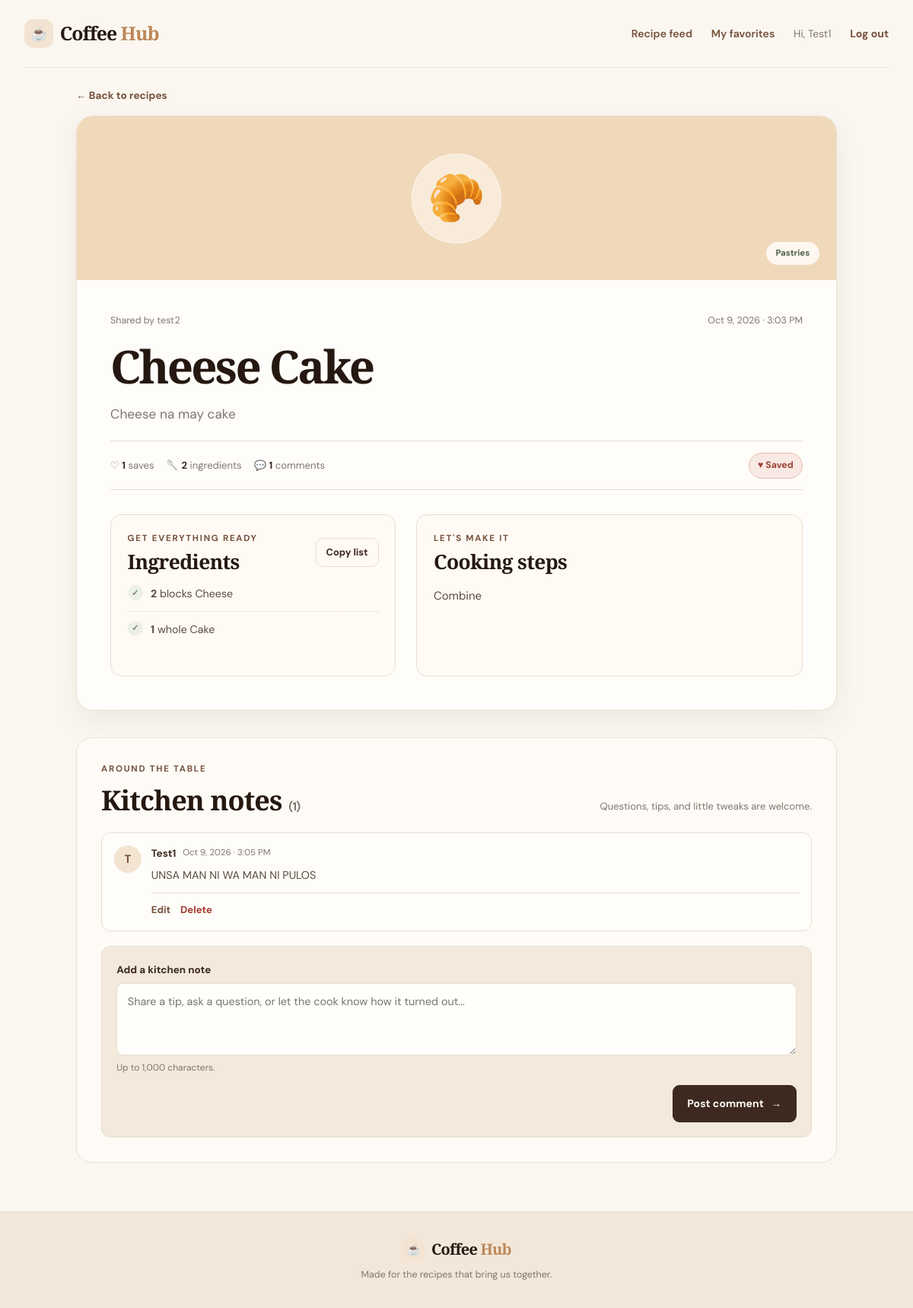
The page /page.php?id=4 (signed in) on the database its author committed.
### tables this page shows
CREATE TABLE `recipes` (
  `id` int(10) UNSIGNED NOT NULL,
  `user_id` int(10) UNSIGNED NOT NULL,
  `category_id` int(10) UNSIGNED NOT NULL,
  `title` varchar(150) NOT NULL,
  `description` varchar(500) NOT NULL,
  `steps` text NOT NULL,
  `created_at` timestamp NOT NULL DEFAULT current_timestamp(),
  `edited_at` datetime DEFAULT NULL
);

CREATE TABLE `categories` (
  `id` int(10) UNSIGNED NOT NULL,
  `name` varchar(50) NOT NULL
);

CREATE TABLE `users` (
  `id` int(10) UNSIGNED NOT NULL,
  `name` varchar(100) NOT NULL,
  `email` varchar(255) NOT NULL,
  `password` varchar(255) NOT NULL,
  `created_at` timestamp NOT NULL DEFAULT current_timestamp()
);

CREATE TABLE `ingredients` (
  `id` int(10) UNSIGNED NOT NULL,
  `recipe_id` int(10) UNSIGNED NOT NULL,
  `quantity` varchar(20) NOT NULL,
  `unit` varchar(30) DEFAULT NULL,
  `name` varchar(100) NOT NULL
);

CREATE TABLE `comments` (
  `id` int(10) UNSIGNED NOT NULL,
  `recipe_id` int(10) UNSIGNED NOT NULL,
  `user_id` int(10) UNSIGNED NOT NULL,
  `body` text NOT NULL,
  `created_at` timestamp NOT NULL DEFAULT current_timestamp(),
  `edited_at` datetime DEFAULT NULL
);

### db.php (called while the page is built, shortened)
<?php
function e(mixed $value): string
{
    return htmlspecialchars((string) $value, ENT_QUOTES | ENT_SUBSTITUTE, 'UTF-8');
}
function requestString(array $source, string $key, string $default = ''): string
{
    return isset($source[$key]) && is_string($source[$key]) ? trim($source[$key]) : $default;
}
function csrfToken(): string
{
    return $_SESSION['_csrf_token'];
}
function formatDate(string $date): string
{
    return date('M j, Y · g:i A', strtotime($date));
}
function getRecipeById(PDO $pdo, int $recipeId, ?int $currentUserId = null): ?array
{
    $sql = 'SELECT r.id, r.user_id, r.category_id, r.title, r.description, r.steps,
                   r.created_at, r.edited_at, c.name AS category_name, u.name AS author,
                   (SELECT COUNT(*) FROM favorites f WHERE f.recipe_id = r.id) AS favorite_count';
    $parameters = [];
    if ($currentUserId !== null) {
        $sql .= ', EXISTS (SELECT 1 FROM favorites own_f WHERE own_f.recipe_id = r.id AND own_f.user_id = ?) AS is_favorite';
        $parameters[] = $currentUserId;
    } else {
        $sql .= ', 0 AS is_favorite';
    }
    $sql .= ' FROM recipes r
              JOIN categories c ON c.id = r.category_id
              JOIN users u ON u.id = r.user_id
              WHERE r.id = ? LIMIT 1';
    $parameters[] = $recipeId;
    $statement = $pdo->prepare($sql);
    $statement->execute($parameters);
    $recipe = $statement->fetch();
    return $recipe ?: null;
}
function getIngredients(PDO $pdo, int $recipeId): array
{
    $statement = $pdo->prepare(
        'SELECT id, recipe_id, quantity, unit, name
         FROM ingredients WHERE recipe_id = ? ORDER BY id ASC'
    );
    $statement->execute([$recipeId]);
    return $statement->fetchAll();
}
function getRecipeComments(PDO $pdo, int $recipeId): array
{
    $statement = $pdo->prepare(
        'SELECT c.id, c.recipe_id, c.user_id, c.body, c.created_at, c.edited_at, u.name AS author
         FROM comments c
         JOIN users u ON u.id = c.user_id
         WHERE c.recipe_id = ?
         ORDER BY c.created_at ASC, c.id ASC'
    );
    $statement->execute([$recipeId]);
    return $statement->fetchAll();
}

### page.php (the view, shortened to what this page needs)
<?php
require __DIR__ . '/db.php';
$userId = (int) $_SESSION['user']['id'];
$userName = (string) ($_SESSION['user']['name'] ?? 'Cook');
$recipeId = (int) requestString($_GET, 'id', '0');
$recipe = $recipeId > 0 ? getRecipeById($pdo, $recipeId, $userId) : null;
$oldComment = '';
$editCommentId = 0;
$ingredients = getIngredients($pdo, $recipeId);
$comments = getRecipeComments($pdo, $recipeId);
$token = csrfToken();
$ingredientText = implode("\n", array_map(static function (array $ingredient): string {
    $parts = [];
    if (($ingredient['quantity'] ?? '') !== '') $parts[] = $ingredient['quantity'];
    if (($ingredient['unit'] ?? '') !== '') $parts[] = $ingredient['unit'];
    $parts[] = $ingredient['name'];
    return '- ' . implode(' ', $parts);
}, $ingredients));
?>
<!DOCTYPE html>
<html lang="en">
<head>
    <link rel="stylesheet" href="css/style.css">
</head>
<body>
<header class="site-header member-header">
    <a href="home.php" class="brand"><span class="brand-mark">☕</span><span>Coffee <em>Hub</em></span></a>
    <nav class="site-nav" aria-label="Member navigation">
        <a href="home.php">Recipe feed</a><a href="home.php?favorites=1">My favorites</a><span class="welcome-user">Hi, <?= e($userName) ?></span>
        <form method="post" action="home.php" class="inline-form"><button type="submit" class="nav-button">Log out</button></form>
    </nav>
</header>
<main class="container detail-main">
    <a href="home.php" class="back-link">← Back to recipes</a>
    <article class="recipe-detail">
        <div class="detail-hero detail-hero-<?= strtolower(e($recipe['category_name'])) ?>"><span class="detail-emoji"><?= $recipe['category_name'] === 'Coffee' ? '☕' : ($recipe['category_name'] === 'Meal' ? '🍲' : '🥐') ?></span><span class="category-pill"><?= e($recipe['category_name']) ?></span></div>
        <div class="detail-content">
            <div class="detail-topline"><span>Shared by <?= e($recipe['author']) ?></span><span><?= e(formatDate($recipe['created_at'])) ?></span></div>
            <h1><?= e($recipe['title']) ?></h1>
            <p class="detail-description"><?= e($recipe['description']) ?></p>
            <div class="detail-toolbar">
                <span>♡ <strong data-favorite-count><?= (int) $recipe['favorite_count'] ?></strong> saves</span>
                <span>🥄 <strong><?= count($ingredients) ?></strong> ingredients</span>
                <span>💬 <strong><?= count($comments) ?></strong> comments</span>
                <button type="button" class="favorite-button <?= (int) $recipe['is_favorite'] === 1 ? 'is-favorite' : '' ?>" data-favorite-button data-endpoint="home.php" data-recipe-id="<?= $recipeId ?>" data-favorited="<?= (int) $recipe['is_favorite'] === 1 ? '1' : '0' ?>" data-csrf="<?= e($token) ?>" aria-pressed="<?= (int) $recipe['is_favorite'] === 1 ? 'true' : 'false' ?>"><?= (int) $recipe['is_favorite'] === 1 ? '♥ Saved' : '♡ Save recipe' ?></button>
            </div>
            <div class="detail-columns">
                <section class="detail-section ingredients-section">
                    <div class="detail-section-heading"><div><p class="eyebrow">Get everything ready</p><h2>Ingredients</h2></div><button type="button" class="button button-outline button-small" data-copy-ingredients data-ingredients="<?= e($ingredientText) ?>">Copy list</button></div>
                    <?php if ($ingredients === []): ?><p class="muted">No ingredients have been added yet.</p><?php else: ?>
                        <ul class="ingredient-list"><?php foreach ($ingredients as $ingredient): ?><li><span class="ingredient-check" aria-hidden="true">✓</span><span><?php if (($ingredient['quantity'] ?? '') !== ''): ?><strong><?= e($ingredient['quantity']) ?></strong> <?php endif; ?><?php if (($ingredient['unit'] ?? '') !== ''): ?><?= e($ingredient['unit']) ?> <?php endif; ?><?= e($ingredient['name']) ?></span></li><?php endforeach; ?></ul>
                    <?php endif; ?><p class="copy-feedback" data-copy-feedback aria-live="polite"></p>
                </section>
                <section class="detail-section steps-section"><p class="eyebrow">Let's make it</p><h2>Cooking steps</h2><div class="recipe-steps"><?= nl2br(e($recipe['steps'])) ?></div></section>
            </div>
        </div>
    </article>
    <section class="comments-section" id="comments">
        <div class="comments-heading"><div><p class="eyebrow">Around the table</p><h2>Kitchen notes <span>(<?= count($comments) ?>)</span></h2></div><p>Questions, tips, and little tweaks are welcome.</p></div>
        <div class="comment-list">
            <?php foreach ($comments as $comment): ?>
                <?php $ownsComment = (int) $comment['user_id'] === $userId; $commentId = (int) $comment['id']; ?>
                <article class="comment-card" id="comment-<?= $commentId ?>">
                    <?php if ($ownsComment && $editCommentId === $commentId): ?>
                        <form method="post" action="page.php?id=<?= $recipeId ?>#comment-<?= $commentId ?>" class="form-stack comment-edit-form">
                            <input type="hidden" name="csrf_token" value="<?= e($token) ?>"><input type="hidden" name="action" value="update_comment"><input type="hidden" name="comment_id" value="<?= $commentId ?>">
                            <label class="field"><span>Edit your comment</span><textarea name="body" rows="3" maxlength="1000" required><?= e($oldComment) ?></textarea></label>
                            <div class="form-actions"><a class="button button-outline button-small" href="page.php?id=<?= $recipeId ?>#comment-<?= $commentId ?>">Cancel</a><button class="button button-small" type="submit">Save comment</button></div>
                        </form>
                    <?php else: ?>
                        <div class="comment-avatar" aria-hidden="true"><?= e(mb_strtoupper(mb_substr((string) $comment['author'], 0, 1))) ?></div>
                        <div class="comment-body-wrap"><div class="comment-meta"><strong><?= e($comment['author']) ?></strong><span><?= e(formatDate($comment['created_at'])) ?></span></div><p><?= nl2br(e($comment['body'])) ?></p>
                            <?php if ($ownsComment): ?><div class="owner-actions comment-actions"><a href="page.php?id=<?= $recipeId ?>&edit_comment=<?= $commentId ?>#comment-<?= $commentId ?>">Edit</a><form method="post" action="page.php?id=<?= $recipeId ?>#comments" data-confirm="Delete your comment?"><button class="danger-link" type="submit">Delete</button></form></div><?php endif; ?>
                        </div>
                    <?php endif; ?>
                </article>
            <?php endforeach; ?>
        </div>
        <form method="post" action="page.php?id=<?= $recipeId ?>#comments" class="comment-compose">
            <label class="field"><span>Add a kitchen note</span><textarea name="body" rows="3" maxlength="1000" placeholder="Share a tip, ask a question, or let the cook know how it turned out..." required><?= e($newCommentValue) ?></textarea><small>Up to 1,000 characters.</small></label>
            <div class="form-actions"><button type="submit" class="button">Post comment <span aria-hidden="true">→</span></button></div>
        </form>
    </section>
</main>
<footer class="site-footer"><a href="home.php" class="brand brand-footer"><span class="brand-mark">☕</span><span>Coffee <em>Hub</em></span></a><p>Made for the recipes that bring us together.</p></footer>
</body>
</html>

### rows shown on the page
recipes: category.name "Pastries", user.name "test2", created_at "Oct 9, 2026 · 3:03 PM", title "Cheese Cake", description "Cheese na may cake", steps "Combine"
ingredients: quantity "2", unit "blocks", name "Cheese"
ingredients: quantity "1", unit "whole", name "Cake"
comments: user.name "T", user.name "Test1", created_at "Oct 9, 2026 · 3:05 PM", body "UNSA MAN NI WA MAN NI PULOS"

### other values the page prints
$userName "Test1"
$recipe['favorite_count'] "1"
count($ingredients) "2"
count($comments) "1"
